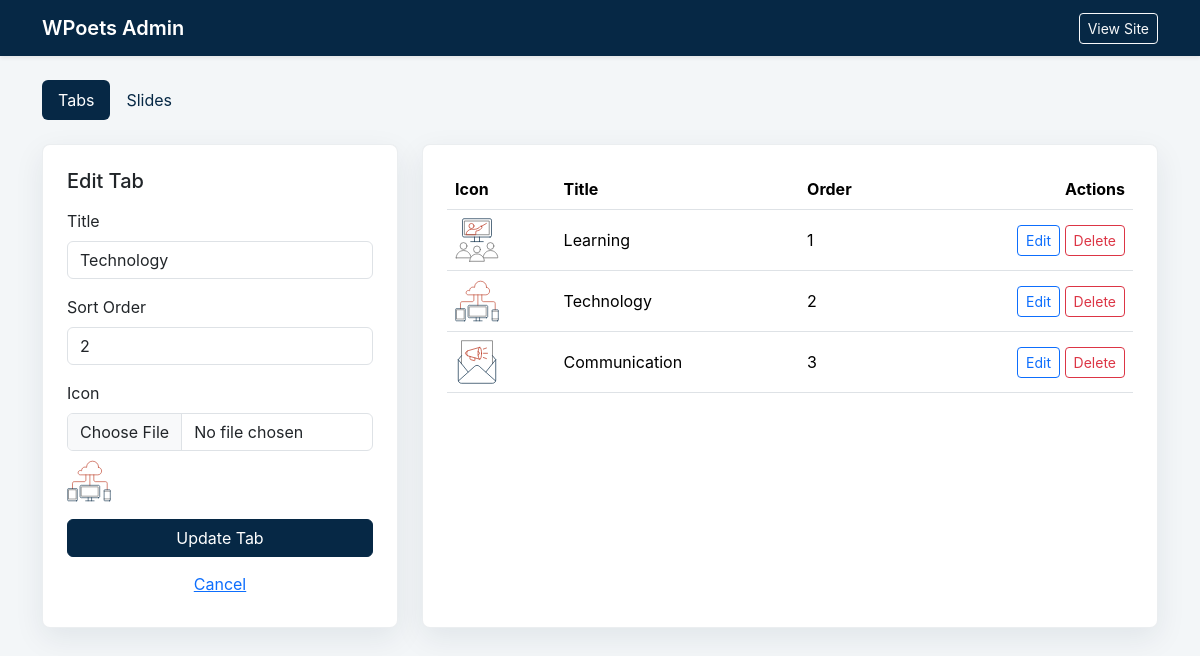
The page /admin/index.php?resource=tabs&action=edit&id=2 on the database its author committed.
### tables this page shows
CREATE TABLE tabs (
  id INT UNSIGNED NOT NULL AUTO_INCREMENT,
  title VARCHAR(120) NOT NULL,
  icon VARCHAR(255) DEFAULT NULL,
  sort_order INT NOT NULL DEFAULT 0,
  PRIMARY KEY (id),
  INDEX idx_tabs_sort_order (sort_order)
);

### controllers/AdminController.php (called while the page is built, shortened)
<?php
require_once __DIR__ . '/../models/Tab.php';
final class AdminController
{
    private Tab $tabs;
    public function __construct(private readonly PDO $db)
    {
        $this->tabs = new Tab($db);
    }
    public function handle(): void
    {
        $resource = $_GET['resource'] ?? 'tabs';
        $action = $_GET['action'] ?? 'index';
        try {
            $this->renderPage($resource, $action);
        } catch (Throwable $exception) {
            $error = $exception->getMessage();
            $this->renderPage($resource, $action, $error);
        }
    }
    private function renderPage(string $resource, string $action, ?string $error = null): void
    {
        $tabs = $this->tabs->all();
        if ($resource === 'tabs' && $action === 'edit') {
            $editingTab = $this->tabs->find((int) ($_GET['id'] ?? 0));
        }
        require __DIR__ . '/../views/admin/layout.php';
    }
}

### admin/index.php (called while the page is built, shortened)
<?php
require_once __DIR__ . '/../config/config.php';
require_once __DIR__ . '/../controllers/AdminController.php';
$controller = new AdminController(Database::connection());
$controller->handle();

### models/Tab.php (called while the page is built, shortened)
<?php
final class Tab
{
    public function all(): array
    {
        $stmt = $this->db->query('SELECT * FROM tabs ORDER BY sort_order ASC, id ASC');
        return $stmt->fetchAll();
    }
    public function find(int $id): ?array
    {
        $stmt = $this->db->prepare('SELECT * FROM tabs WHERE id = :id');
        $stmt->execute(['id' => $id]);
        $tab = $stmt->fetch();
        return $tab ?: null;
    }
}

### config/config.php (called while the page is built, shortened)
<?php
function e(?string $value): string
{
    return htmlspecialchars((string) $value, ENT_QUOTES, 'UTF-8');
}
function admin_url(string $query = ''): string
{
    $path = rtrim(BASE_URL, '/') . '/admin/index.php';
    return $query === '' ? $path : $path . '?' . ltrim($query, '?');
}

### views/admin/tabs.php (the view, shortened to what this page needs)
<?php
$isEditing = is_array($editingTab);
$formAction = $isEditing ? admin_url('resource=tabs&action=edit&id=' . (int) $editingTab['id']) : admin_url('resource=tabs&action=create');
?>
<div class="row g-4">
    <div class="col-lg-4">
        <div class="admin-card">
            <h1 class="h5 mb-3"><?= $isEditing ? 'Edit Tab' : 'Create Tab' ?></h1>
            <form method="post" action="<?= e($formAction) ?>" enctype="multipart/form-data">
                <div class="mb-3">
                    <label class="form-label" for="title">Title</label>
                    <input class="form-control" id="title" name="title" required value="<?= e($editingTab['title'] ?? '') ?>">
                </div>
                <div class="mb-3">
                    <label class="form-label" for="sort_order">Sort Order</label>
                    <input class="form-control" id="sort_order" type="number" name="sort_order" value="<?= e((string) ($editingTab['sort_order'] ?? 0)) ?>">
                </div>
                <div class="mb-3">
                    <label class="form-label" for="icon">Icon</label>
                    <input class="form-control" id="icon" type="file" name="icon" accept="image/*">
                    <?php if (!empty($editingTab['icon'])): ?>
                        <img class="preview-icon mt-2" src="../<?= e($editingTab['icon']) ?>" alt="">
                    <?php endif; ?>
                </div>
                <button class="btn btn-primary w-100" type="submit"><?= $isEditing ? 'Update Tab' : 'Create Tab' ?></button>
                <?php if ($isEditing): ?>
                    <a class="btn btn-link w-100 mt-2" href="<?= e(admin_url('resource=tabs')) ?>">Cancel</a>
                <?php endif; ?>
            </form>
        </div>
    </div>
    <div class="col-lg-8">
        <div class="admin-card">
            <div class="table-responsive">
                <table class="table align-middle">
                    <thead>
                    <tr>
                        <th>Icon</th>
                        <th>Title</th>
                        <th>Order</th>
                        <th class="text-end">Actions</th>
                    </tr>
                    </thead>
                    <tbody>
                    <?php foreach ($tabs as $tab): ?>
                        <tr>
                            <td>
                                <?php if (!empty($tab['icon'])): ?>
                                    <img class="preview-icon" src="../<?= e($tab['icon']) ?>" alt="">
                                <?php endif; ?>
                            </td>
                            <td><?= e($tab['title']) ?></td>
                            <td><?= e((string) $tab['sort_order']) ?></td>
                            <td class="text-end">
                                <a class="btn btn-sm btn-outline-primary" href="<?= e(admin_url('resource=tabs&action=edit&id=' . (int) $tab['id'])) ?>">Edit</a>
                                <form class="d-inline" method="post" action="<?= e(admin_url('resource=tabs&action=delete&id=' . (int) $tab['id'])) ?>" onsubmit="return confirm('Delete this tab and its slides?')">
                                    <button class="btn btn-sm btn-outline-danger" type="submit">Delete</button>
                                </form>
                            </td>
                        </tr>
                    <?php endforeach; ?>
                    </tbody>
                </table>
            </div>
        </div>
    </div>
</div>

### assets/css/admin.css (style rules this page uses)
:root { --navy: #062845; --soft: #f3f6f8; }
body { min-height: 100vh; background: var(--soft); font-family: "Inter", "Segoe UI", Arial, sans-serif; }
.admin-card { height: 100%; padding: 24px; border: 1px solid rgba(6, 40, 69, 0.08); border-radius: 8px; background: #ffffff; box-shadow: 0 10px 30px rgba(6, 40, 69, 0.08); }
.preview-icon { width: 44px; height: 44px; object-fit: contain; }
.btn-primary { --bs-btn-bg: var(--navy); --bs-btn-border-color: var(--navy); --bs-btn-hover-bg: #0a3c63; --bs-btn-hover-border-color: #0a3c63; }

### rows shown on the page
tabs: title "Technology", sort_order "2", icon (picture)
tabs: icon (picture), title "Learning", sort_order "1"
tabs: icon (picture), title "Communication", sort_order "3"
